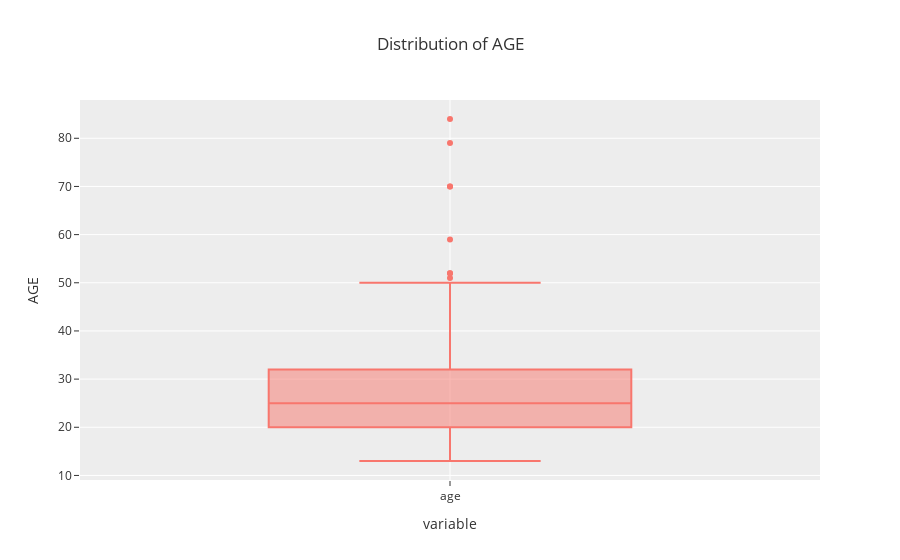
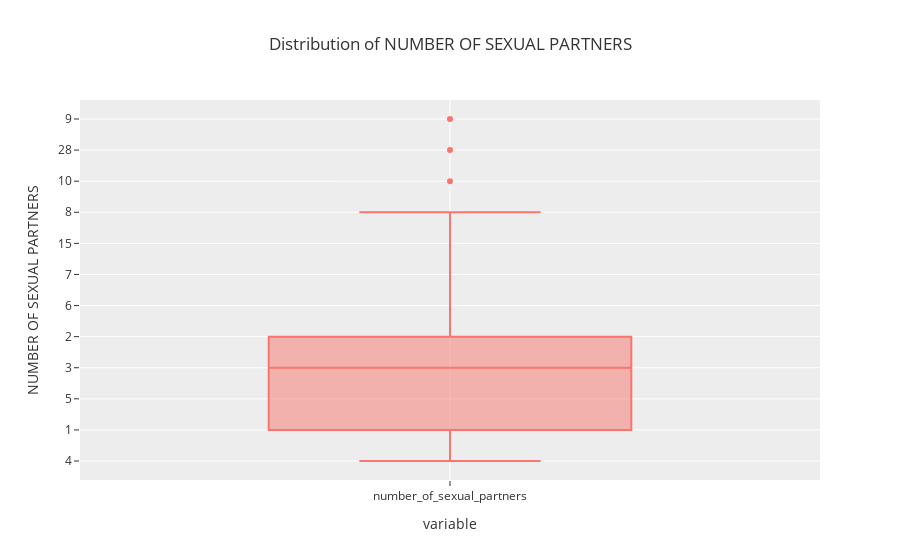
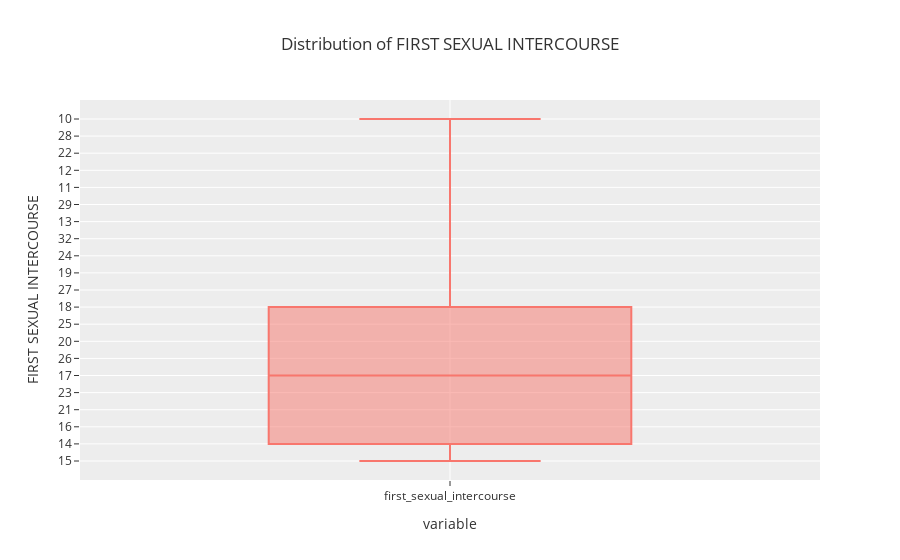

Source (notebook cell) for these figures, in order:
### Markdown cell above
Age is distributed around a mean of 26, and most of the data is made up of individuals under 30. the most common number of sexual partners is 2, then 1, and then 3. The number of partners tails off after 5 partners. The first sexual intercourse appears normally distributed around 16 to 17 years old. The most frequent number of pregnancies is 1, then we see a steady decrease to 2, 3, 4, 5, and 6. A large majority of the dataset does not smoke. Those that do smoke, tend to smoke less than a year, and less than one pack a year. 

More individuals use oral contraceptives, but the time frame is concentrated to less than 1.5 years. Most individuals do not use an IUD, and the timeframe is also usually less than 1 year. Sexually transmitted diseases are not prevalent, and those that do have stds usually have one or two. The other std features are not prevalent in the data. The diagnoses are also distributed towards the negative as well.

### Code cell
columns = ['age', 'number_of_sexual_partners', 'first_sexual_intercourse',
       'num_of_pregnancies', 'smokes_years', 'smokes_packs/year',
       'hormonal_contraceptives_years', 'iud_years', 'stds_number', 'std_number_of_diagnosis', 'std_ time_since_first_diagnosis',
       'std_time_since_last_diagnosis']
for column in columns:
    px.box(df[column], title='Distribution of ' + str.upper(column).replace('_', ' '), template='ggplot2', labels={'value':str.upper(column).replace('_', ' ')}).show()

### Figure 1 — Plotly figure (JSON) as saved in the notebook; plotly's stock layout.template omitted (floating-point values rounded to 4 significant figures; data arrays with more than 128 entries replaced by an {"elided": "..."} marker saying what was removed)
{"data": [{"alignmentgroup": "True", "hovertemplate": "variable=%{x}<br>AGE=%{y}<extra></extra>", "legendgroup": "", "marker": {"color": "#F8766D"}, "name": "", "notched": false, "offsetgroup": "", "orientation": "v", "showlegend": false, "type": "box", "x": {"elided": "858 str values"}, "x0": " ", "xaxis": "x", "y": {"elided": "858 int values"}, "y0": " ", "yaxis": "y"}], "layout": {"boxmode": "group", "legend": {"tracegroupgap": 0}, "title": {"text": "Distribution of AGE"}, "xaxis": {"anchor": "y", "domain": [0, 1], "title": {"text": "variable"}}, "yaxis": {"anchor": "x", "domain": [0, 1], "title": {"text": "AGE"}}}}

### Figure 2 — Plotly figure (JSON) as saved in the notebook; plotly's stock layout.template omitted (floating-point values rounded to 4 significant figures; data arrays with more than 128 entries replaced by an {"elided": "..."} marker saying what was removed)
{"data": [{"alignmentgroup": "True", "hovertemplate": "variable=%{x}<br>NUMBER OF SEXUAL PARTNERS=%{y}<extra></extra>", "legendgroup": "", "marker": {"color": "#F8766D"}, "name": "", "notched": false, "offsetgroup": "", "orientation": "v", "showlegend": false, "type": "box", "x": {"elided": "858 str values"}, "x0": " ", "xaxis": "x", "y": {"elided": "858 str values"}, "y0": " ", "yaxis": "y"}], "layout": {"boxmode": "group", "legend": {"tracegroupgap": 0}, "title": {"text": "Distribution of NUMBER OF SEXUAL PARTNERS"}, "xaxis": {"anchor": "y", "domain": [0, 1], "title": {"text": "variable"}}, "yaxis": {"anchor": "x", "domain": [0, 1], "title": {"text": "NUMBER OF SEXUAL PARTNERS"}}}}

### Figure 3 — Plotly figure (JSON) as saved in the notebook; plotly's stock layout.template omitted (floating-point values rounded to 4 significant figures; data arrays with more than 128 entries replaced by an {"elided": "..."} marker saying what was removed)
{"data": [{"alignmentgroup": "True", "hovertemplate": "variable=%{x}<br>FIRST SEXUAL INTERCOURSE=%{y}<extra></extra>", "legendgroup": "", "marker": {"color": "#F8766D"}, "name": "", "notched": false, "offsetgroup": "", "orientation": "v", "showlegend": false, "type": "box", "x": {"elided": "858 str values"}, "x0": " ", "xaxis": "x", "y": {"elided": "858 str values"}, "y0": " ", "yaxis": "y"}], "layout": {"boxmode": "group", "legend": {"tracegroupgap": 0}, "title": {"text": "Distribution of FIRST SEXUAL INTERCOURSE"}, "xaxis": {"anchor": "y", "domain": [0, 1], "title": {"text": "variable"}}, "yaxis": {"anchor": "x", "domain": [0, 1], "title": {"text": "FIRST SEXUAL INTERCOURSE"}}}}
